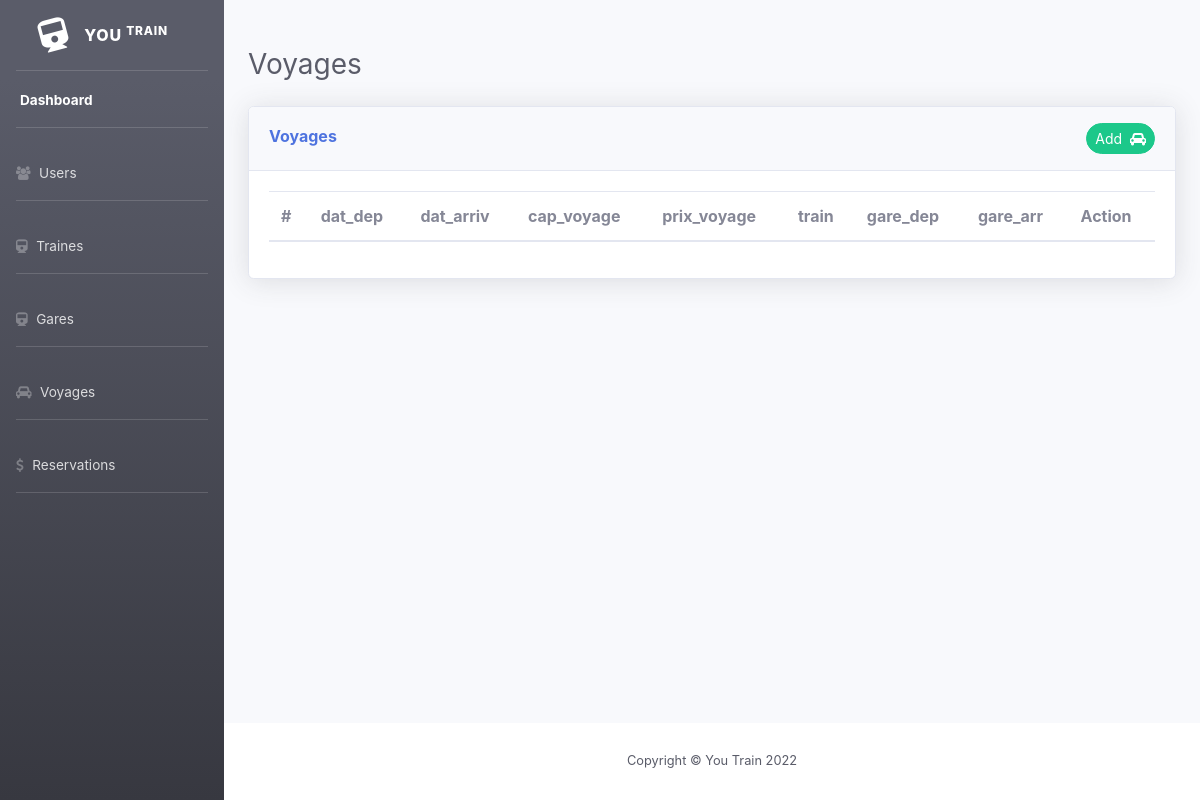
/view/voyages.php, run on an earlier commit of the app's database.
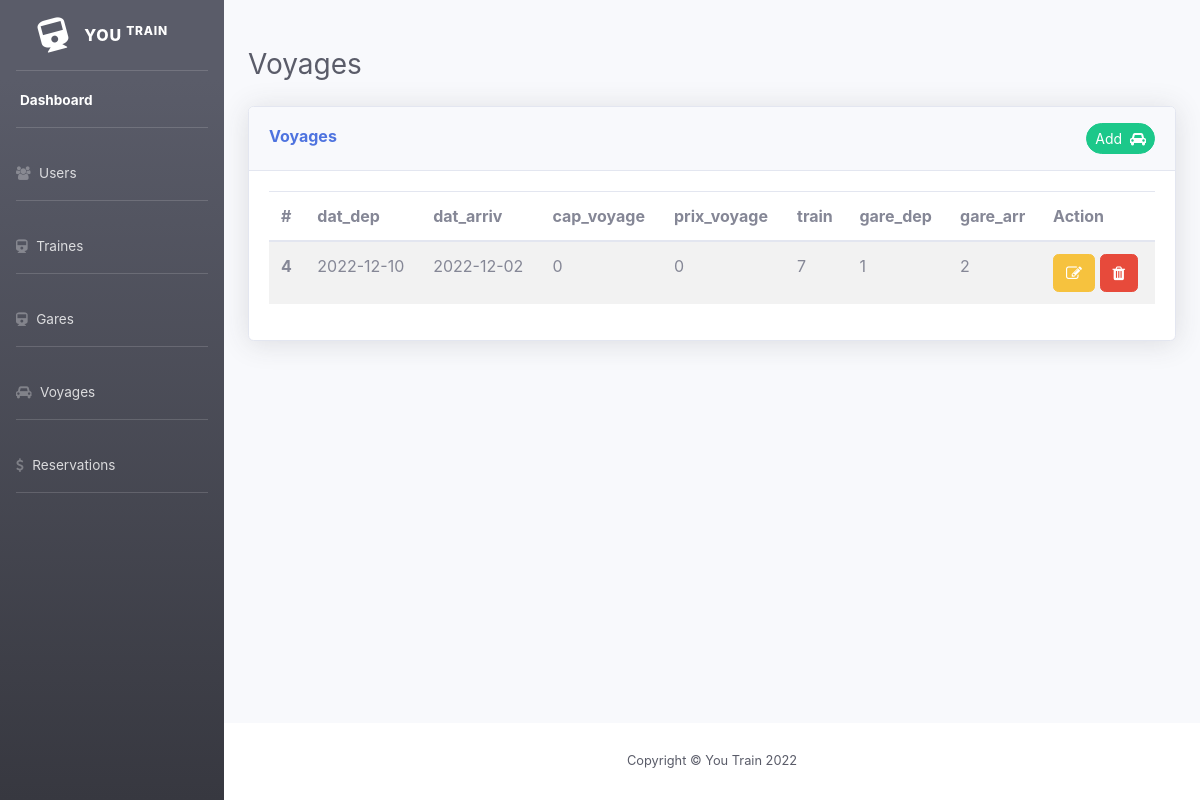
And on a later commit of the database.
### tables this page shows
CREATE TABLE `voyages` (
  `id` int(11) NOT NULL,
  `date_dep` date DEFAULT NULL,
  `date_arr` date DEFAULT NULL,
  `cap_voyage` int(11) NOT NULL,
  `prix_voyage` int(11) NOT NULL,
  `id_train` int(11) DEFAULT NULL,
  `id_gare_dep` int(11) DEFAULT NULL,
  `id_gare_arr` int(11) DEFAULT NULL
);

### modal/dbTrain.php (called while the page is built)
<?php
   class DbTrain {
    private $host = "localhost";
    private $user = "root";
    private $pwd = "";
    private $dbName = "management_traines";
    protected  function connexion(){
        $dsn = 'mysql:host='.$this->host.';dbname=' .$this->dbName;
        $pdo = new PDO($dsn, $this->user, $this->pwd);
        $pdo->setAttribute(PDO::ATTR_DEFAULT_FETCH_MODE, PDO::FETCH_ASSOC);
        return $pdo;
    }
   }

### modal/voyagesModal.php (called while the page is built, shortened)
<?php
require_once 'dbTrain.php';
    class VoyagesModal extends DbTrain {
        public function getVoyages(){
        $sql = "SELECT * FROM voyages ";
        $stm = $this->connexion()->query($sql);
        return $stm;
        }
}

### view/voyages.php (the view, shortened to what this page needs)
<?php
include '../modal/voyagesModal.php';
$voyage = new VoyagesModal;
$resultVoyage = $voyage->getVoyages();
?>
<!DOCTYPE html>
<html lang="en">
<head>
    <link rel='stylesheet' href='https://cdnjs.cloudflare.com/ajax/libs/font-awesome/4.7.0/css/font-awesome.min.css'>
    <link href="../css/sb-admin-2.min.css" rel="stylesheet">
</head>
<body>
<div id="wrapper">
<?php include('sidebar.php'); ?>
<div id="content-wrapper" class="d-flex flex-column">
        <div id="content">
            <div class="container-fluid">
                <div class="d-sm-flex align-items-center justify-content-between mb-4 mt-5">
                    <h1 class="h3 mb-0 text-gray-800">Voyages</h1>
                </div>
                <div class="card shadow mb-4">
                        <div class="card-header py-3 d-flex justify-content-between">
                          <div> <h6 class="mt-1 font-weight-bold text-primary">Voyages</h6></div>
                            <div class=''>
                                <button type="button" class="btn btn-success btn-sm rounded-pill" data-bs-toggle="modal" data-bs-target="#addVoyage" id="add-voyage">
                                  <span>Add &nbsp;<i class="fa fa-car"></i></span>
                                </button>
                              </div>
                        </div>
                        <div class="card-body">
                            <div class="table-responsive">
                            <table id="table-gares" class="table table-striped" style="width:100%">
        <thead>
        <tr>
            <th scope="col">#</th>
            <th scope="col">dat_dep</th>
            <th scope="col">dat_arriv</th>
            <th scope="col">cap_voyage</th>
            <th scope="col">prix_voyage</th>
            <th scope="col">train</th>
            <th scope="col">gare_dep</th>
            <th scope="col">gare_arr</th>
            <th scope="col">Action</th>
          </tr>
        </thead>
        <tbody>
          <?php
          foreach($resultVoyage as $voyage){
          ?>
        <tr>
              <th scope="row"><?php echo $voyage['id']; ?></th>
              <td id='td-1'><?php echo $voyage['date_dep']; ?></td>
              <td id='td-2'><?php echo $voyage['date_arr']; ?></td>
              <td id='td-2-1'><?php echo $voyage['cap_voyage']; ?></td>
              <td id='td-2-2'><?php echo $voyage['prix_voyage']; ?></td>
              <td id='td-3'><?php echo $voyage['id_train']; ?></td>
              <td id='td-4'><?php echo $voyage['id_gare_dep']; ?></td>
              <td id='td-5'><?php echo $voyage['id_gare_arr']; ?></td>
              <td>
              <button data-bs-toggle="modal" data-bs-target="#addVoyage" onclick="edit(<?php echo $voyage['id']; ?>)"  class="btn btn-warning"  id="<?php echo $voyage['id']; ?>"><i class="fa fa-edit"></i></button>
             <a  href="../controller/deleteVoyage.php?id=<?php echo $voyage['id']; ?>" onclick="return confirm('Are you sure you want to delete this voyage?')" class="btn btn-danger"><i class="fa fa-trash"></i></a>
              </td>
        </tr>
     <?php }?>
        </tbody>
       </table>
                               </div>
                           </div>
                       </div>
               </div>
           </div>
       <?php include('footer.php')?>
       </div>
   </div>
   </body>
   </html>

What changed in the data, as far as the page shows it:
added voyages: id "4", date_dep "2022-12-10", date_arr "2022-12-02", cap_voyage "0", prix_voyage "0", id_train "7", id_gare_dep "1", id_gare_arr "2"
